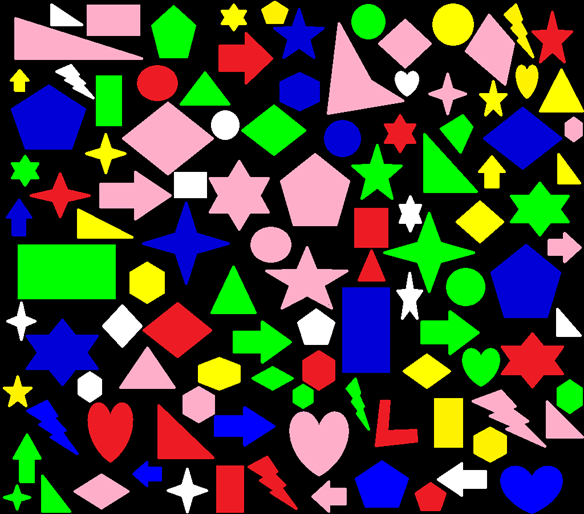
#> input picture OPENCV/Picture1.png, 584 x 514 px
$ python test.py
#> lines starting #> are read from the running program, lines starting #| are printed output that depends on the picture; after the words box and inside, x2 and y2 are one past the last pixel; in counts of white or black regions, pixels touching at a corner belong together
import cv2
import numpy as np

# Load the image and convert it to grayscale
img = cv2.imread("Picture1.png", cv2.IMREAD_COLOR)
#> img is the input picture: shape (514, 584, 3); mean B, G, R 55.9, 68.2, 66
gray = cv2.cvtColor(img, cv2.COLOR_BGR2GRAY)
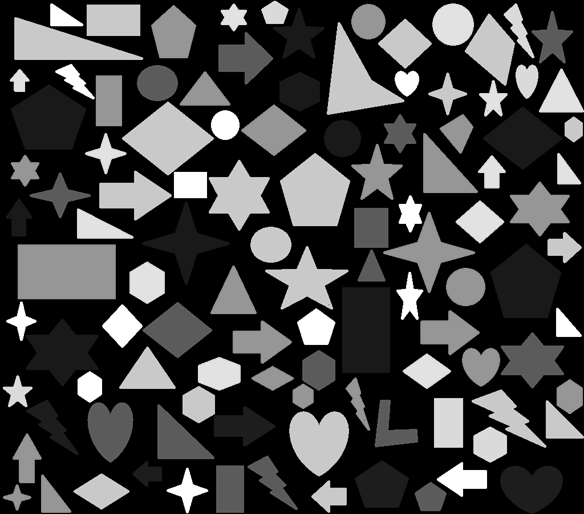
#> gray: shape (514, 584); min 0, max 255, mean 66.2

# Apply Gaussian filter to reduce noise
gray = cv2.GaussianBlur(gray, (5, 5), 0)
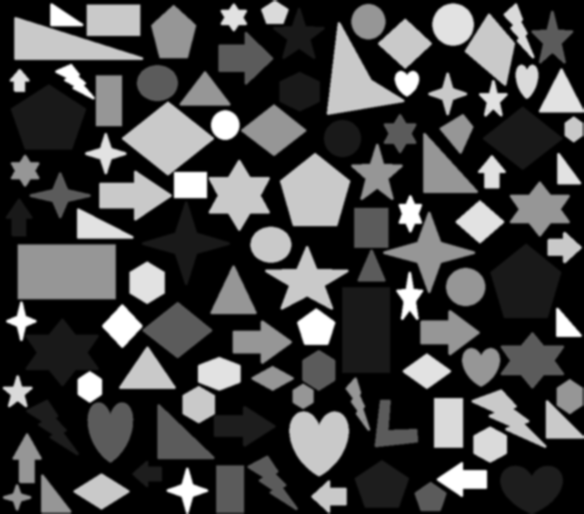
#> gray: shape (514, 584); min 0, max 255, mean 66.2

# Threshold the image to separate background and foreground
_, thresh = cv2.threshold(gray, 0, 255, cv2.THRESH_BINARY + cv2.THRESH_OTSU)
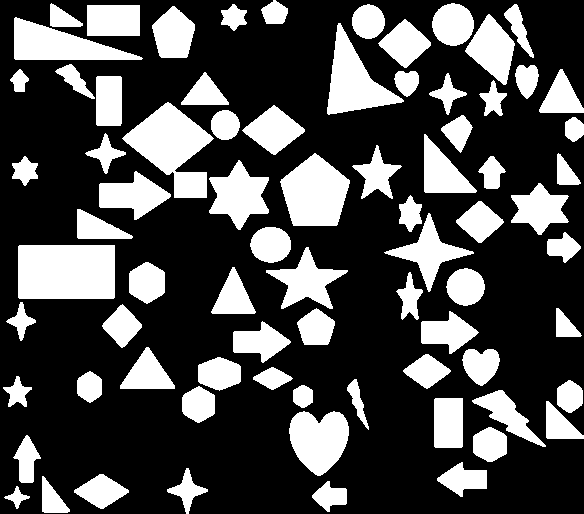
#> thresh: shape (514, 584); 29.5% white; 77 white regions

# Detect circles using HoughCircles
circles = cv2.HoughCircles(gray, cv2.HOUGH_GRADIENT, 1, 20,
                           param1=50, param2=30, minRadius=0, maxRadius=0)
#> circles = 279 rows, first 8: [232.5, 256.5, 255.7], [319.5, 281.5, 178.6], [345.5, 237.5, 169.7], [280.5, 207.5, 182], [235.5, 155.5, 158.6], [179.5, 292.5, 166.6], [293.5, 277.5, 159.4], [354.5, 353.5, 149.2]

# Draw the circles on the original image
if circles is not None:
    circles = np.round(circles[0, :]).astype("int")
#> circles = 279 rows, first 8: [232, 256, 256], [320, 282, 179], [346, 238, 170], [280, 208, 182], [236, 156, 159], [180, 292, 167], [294, 278, 159], [354, 354, 149]
    for (x, y, r) in circles:
        cv2.circle(img, (x, y), r, (0, 255, 0), 2)
        cv2.putText(img, "Circle", (x - 20, y - 20), cv2.FONT_HERSHEY_SIMPLEX,
                    0.5, (0, 255, 0), 2)
#> this loop made 279 passes
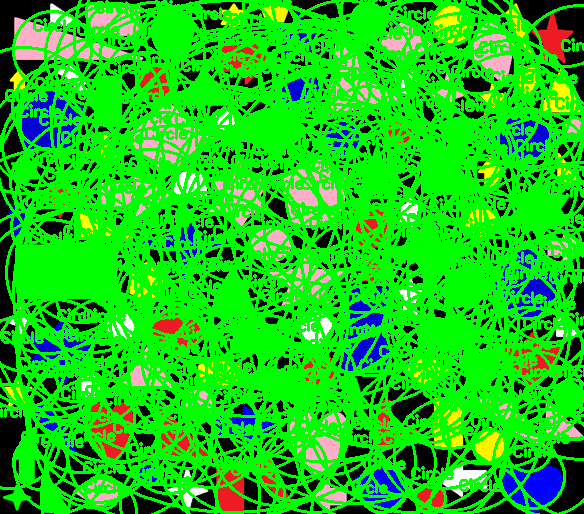
#> img: shape (514, 584, 3); mean B, G, R 18.5, 196.3, 20.5

# Find contours in the thresholded image
contours, _ = cv2.findContours(thresh, cv2.RETR_EXTERNAL, cv2.CHAIN_APPROX_SIMPLE)
#> contours = 77 contours; largest, box (x1, y1, x2, y2) and area: (18, 245, 115, 299) 5086, (122, 102, 214, 198) 4198, (280, 153, 350, 226) 3494, (327, 23, 404, 115) 2936, (14, 17, 143, 60) 2820

# Loop over the contours to find arrows
for cnt in contours:
    # Find the bounding rectangle of the contour
    x, y, w, h = cv2.boundingRect(cnt)
    # Ignore contours that are too small or too big
    if w < 20 or h < 20 or w > 200 or h > 200:
        continue
    # Compute the aspect ratio of the bounding rectangle
    aspect_ratio = w / float(h)
    # Ignore rectangles that are not sufficiently elongated
    if aspect_ratio < 2:
        continue
    # Draw the arrow on the original image
#> (the run stopped early here; a loop or call above may not have finished)

$ run again, with OPENCV/hinh-nen-den.jpg saved as OPENCV/Picture1.png
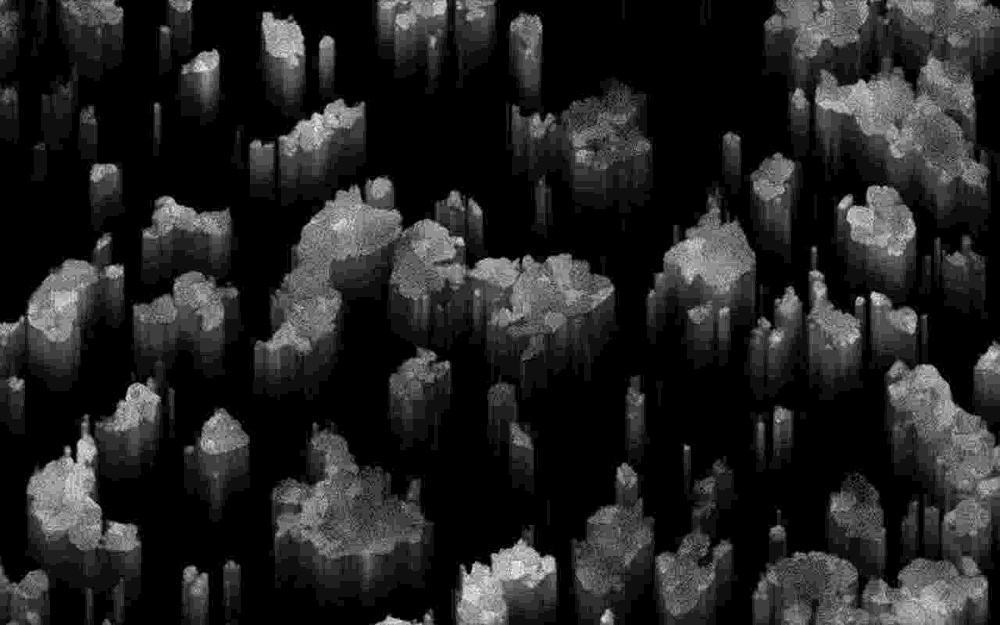
#> input picture OPENCV/hinh-nen-den.jpg, 1000 x 625 px, shrunk from 1280 x 800 before the run
#> img is the input picture: shape (625, 1000, 3); min 0, max 16, mean 2.27
#> `gray = cv2.GaussianBlur(gray, (5, 5), 0)`:
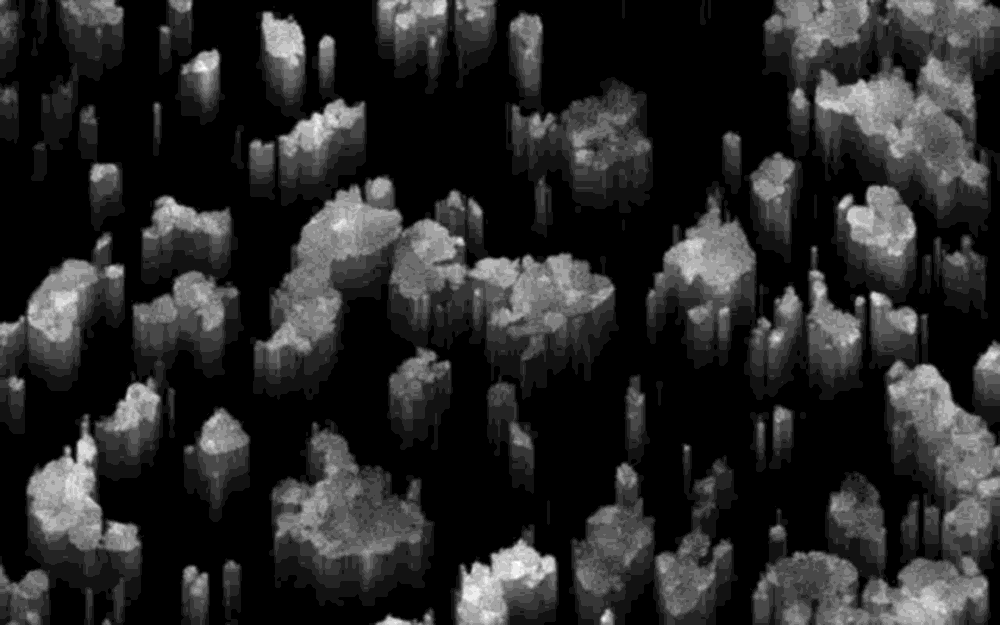
#> gray: shape (625, 1000); min 0, max 14, mean 2.27; drawn with min black and max white
#> `_, thresh = cv2.threshold(gray, 0, 255, cv2.THRESH_BINARY + cv2.THRESH..`:
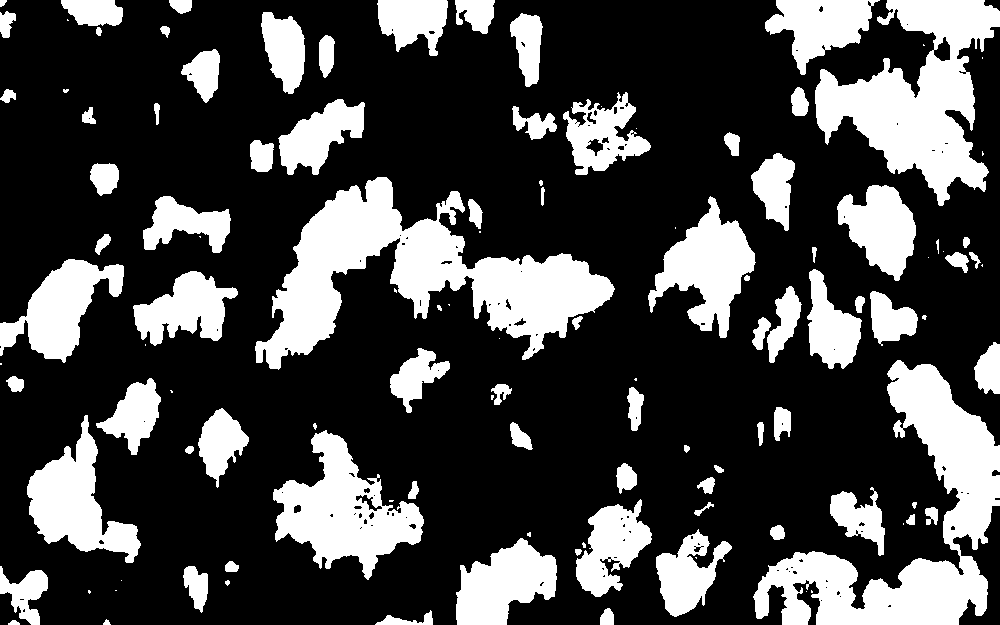
#> thresh: shape (625, 1000); 27.6% white; 118 white regions (34 under 20 px)
#> circles = None
#> contours = 118 contours, 38 with area under 20; largest, box (x1, y1, x2, y2) and area: (255, 177, 615, 370) 25104, (753, 360, 1000, 625) 21535, (815, 0, 1000, 206) 17548, (273, 430, 424, 580) 10440, (27, 415, 141, 563) 6894
